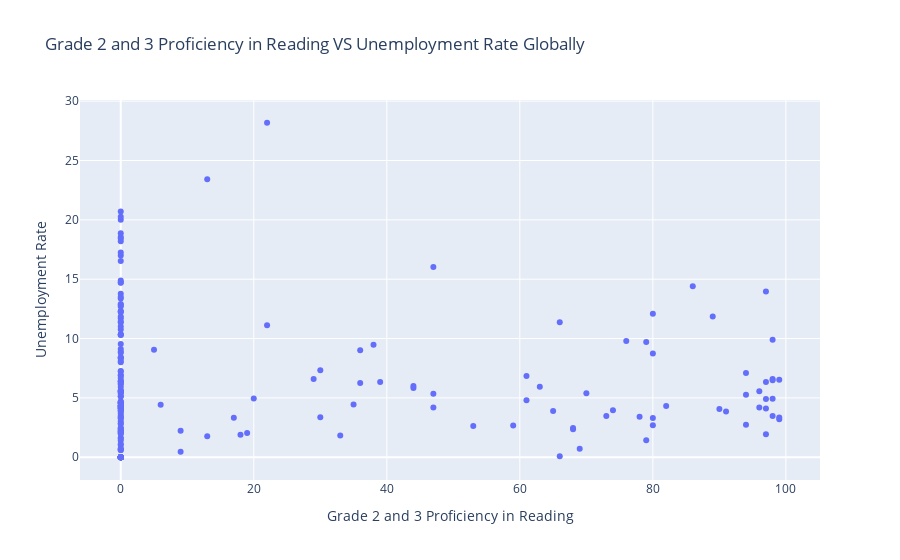

This figure's notebook cell:
### Code cell
px.scatter(df, 
           x=df["Grade_2_3_Proficiency_Reading"], 
           y=df["Unemployment_Rate"], 
           title="Grade 2 and 3 Proficiency in Reading VS Unemployment Rate Globally",
           labels={"Grade_2_3_Proficiency_Reading":"Grade 2 and 3 Proficiency in Reading", "Unemployment_Rate":"Unemployment Rate"})

### Figure 1 — Plotly figure (JSON) as saved in the notebook; plotly's stock layout.template omitted (floating-point values rounded to 4 significant figures; data arrays with more than 128 entries replaced by an {"elided": "..."} marker saying what was removed)
{"data": [{"hovertemplate": "Grade 2 and 3 Proficiency in Reading=%{x}<br>Unemployment Rate=%{y}<extra></extra>", "legendgroup": "", "marker": {"color": "#636efa", "symbol": "circle"}, "mode": "markers", "name": "", "orientation": "v", "showlegend": false, "type": "scatter", "x": {"elided": "202 int values"}, "xaxis": "x", "y": {"elided": "202 float values"}, "yaxis": "y"}], "layout": {"legend": {"tracegroupgap": 0}, "title": {"text": "Grade 2 and 3 Proficiency in Reading VS Unemployment Rate Globally"}, "xaxis": {"anchor": "y", "domain": [0, 1], "title": {"text": "Grade 2 and 3 Proficiency in Reading"}}, "yaxis": {"anchor": "x", "domain": [0, 1], "title": {"text": "Unemployment Rate"}}}}
